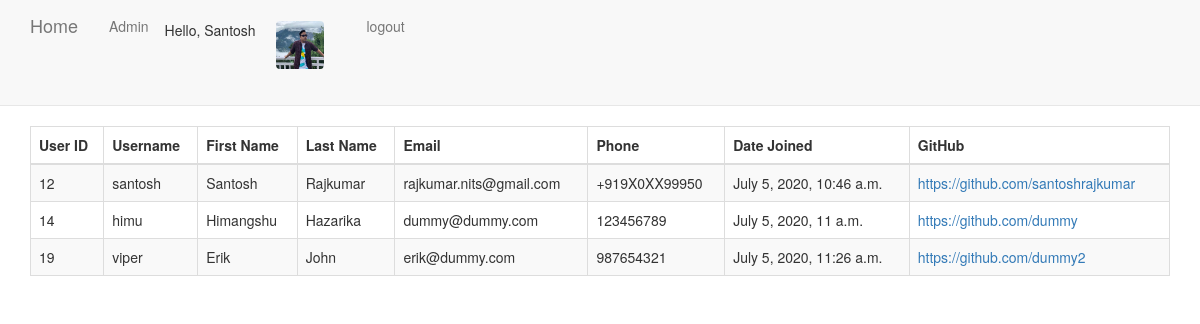
Screenshot of / (signed in) with the database file from the repository.
### base/models.py (models this page shows, shortened)
class Profile(models.Model):
  user = models.OneToOneField(User, on_delete=models.CASCADE, blank=True, null=True)
  first_name = models.CharField(max_length=200, null=True)
  last_name = models.CharField(max_length=200, null=True)
  email = models.CharField(max_length=200, blank=True, null=True)
  phone = models.CharField(max_length=200, blank=True, null=True)
  date_created = models.DateTimeField(auto_now_add=True, null=True)
  profile_pic = models.ImageField(default="chow.jpeg", null=True, blank=True)
  facebook_link =  models.URLField(max_length=200, null=True, blank=True )
  github_link = models.URLField(max_length=200, null=True, blank=True)

### base/views.py (the view)
# urls.py: path('', views.index, name='index'),
@login_required(login_url = 'login')
def index(request):
  user_profiles = Profile.objects.all()
  context = {'user_profiles':user_profiles}
  return render(request, 'index.html', context)

### base/templates/index.html (shortened to what this page needs)
{% load static %}
<!DOCTYPE html>
<html lang="en">
<head>
  <link rel="stylesheet" href="https://maxcdn.bootstrapcdn.com/bootstrap/3.3.7/css/bootstrap.min.css">
  <link rel="stylesheet" href="https://use.fontawesome.com/releases/v5.6.1/css/all.css">
</head>
<body>
  <nav class="navbar navbar-default navbar-static-top">
    <div class="container">
      <ul class="nav navbar-nav">
        <li><a class="navbar-brand" href="/" id="navitem">Home</a></li>
        <li><a class="navbar" href="/admin/" id="navitem">Admin</a></li>
        <li><span class="navbar">Hello, {{request.user.profile.first_name}}</span></li>
        <li><a href="{% url 'userupdate' %}"><img class="navbar" id="navitemImg" src="{{request.user.profile.profile_pic.url}}" ></a></li>
        <li><a href="{% url 'logout' %}" class="navbar" id="navitem">logout</a></span></li>
      </ul>
    </div>
  </nav>
  <div class="container">
            <table class="table table-striped table-bordered table-hover">
              <thead>
                <tr class="table100-head">
                  <th class="column1">User ID</th>
                  <th class="column2">Username</th>
                  <th class="column2">First Name</th>
                  <th class="column3">Last Name</th>
                  <th class="column4">Email</th>
                  <th class="column5">Phone</th>
                  <th class="column6">Date Joined</th>
                  <th class="column6">GitHub</th>
                </tr>
              </thead>
              <tbody>
                {% for user in user_profiles %}
                  <tr>
                    <td class="column1">{{user.id}}</td>
                    <td class="column1">{{user.user}}</td>
                    <td class="column2">{{user.first_name}}</td>
                    <td class="column3">{{user.last_name}}</td>
                    <td class="column4">{{user.email}}</td>
                    <td class="column5">{{user.phone}}</td>
                    <td class="column6">{{user.date_created}}</td>
                    <td class="column6"><a href="{{user.github_link}}" target="blank">{{user.github_link}}</a></td>
                  </tr>
                {% endfor %}
              </tbody>
            </table>
  </div>
</body>
</html>

### base/templates/index.html (style rules this page uses)
#navitemImg { width: 50px; height: 50px; margin-top: 5px; margin-left: 5px; margin-right: 10px; border-style: solid; border-radius: 5px; }

### rows the page displays
Profile: id "12", user "santosh", first_name "Santosh", last_name "Rajkumar", email "rajkumar.nits@gmail.com", phone "+919X0XX99950", date_created "July 5, 2020, 10:46 a.m.", github_link "https://github.com/santoshrajkumar"
Profile: id "14", user "himu", first_name "Himangshu", last_name "Hazarika", email "dummy@dummy.com", phone "123456789", date_created "July 5, 2020, 11 a.m.", github_link "https://github.com/dummy"
Profile: id "19", user "viper", first_name "Erik", last_name "John", email "erik@dummy.com", phone "987654321", date_created "July 5, 2020, 11:26 a.m.", github_link "https://github.com/dummy2"

### other values shown
{{ request.user.profile.first_name }} "Santosh"
